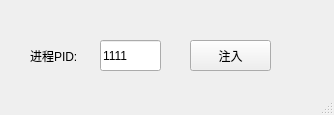
<?xml version="1.0" encoding="UTF-8"?>
<ui version="4.0">
 <class>AttachWindow</class>
 <widget class="QMainWindow" name="AttachWindow">
  <property name="geometry">
   <rect>
    <x>0</x>
    <y>0</y>
    <width>334</width>
    <height>115</height>
   </rect>
  </property>
  <property name="windowTitle">
   <string>进程注入</string>
  </property>
  <widget class="QWidget" name="centralwidget">
   <widget class="QPushButton" name="pushButton">
    <property name="geometry">
     <rect>
      <x>190</x>
      <y>40</y>
      <width>81</width>
      <height>31</height>
     </rect>
    </property>
    <property name="text">
     <string>注入</string>
    </property>
   </widget>
   <widget class="QLabel" name="label">
    <property name="geometry">
     <rect>
      <x>30</x>
      <y>40</y>
      <width>61</width>
      <height>31</height>
     </rect>
    </property>
    <property name="minimumSize">
     <size>
      <width>61</width>
      <height>0</height>
     </size>
    </property>
    <property name="text">
     <string>进程PID:</string>
    </property>
   </widget>
   <widget class="QLineEdit" name="lineEdit">
    <property name="geometry">
     <rect>
      <x>100</x>
      <y>40</y>
      <width>61</width>
      <height>31</height>
     </rect>
    </property>
    <property name="text">
     <string>1111</string>
    </property>
   </widget>
  </widget>
  <widget class="QStatusBar" name="statusbar"/>
 </widget>
 <resources/>
 <connections/>
</ui>
